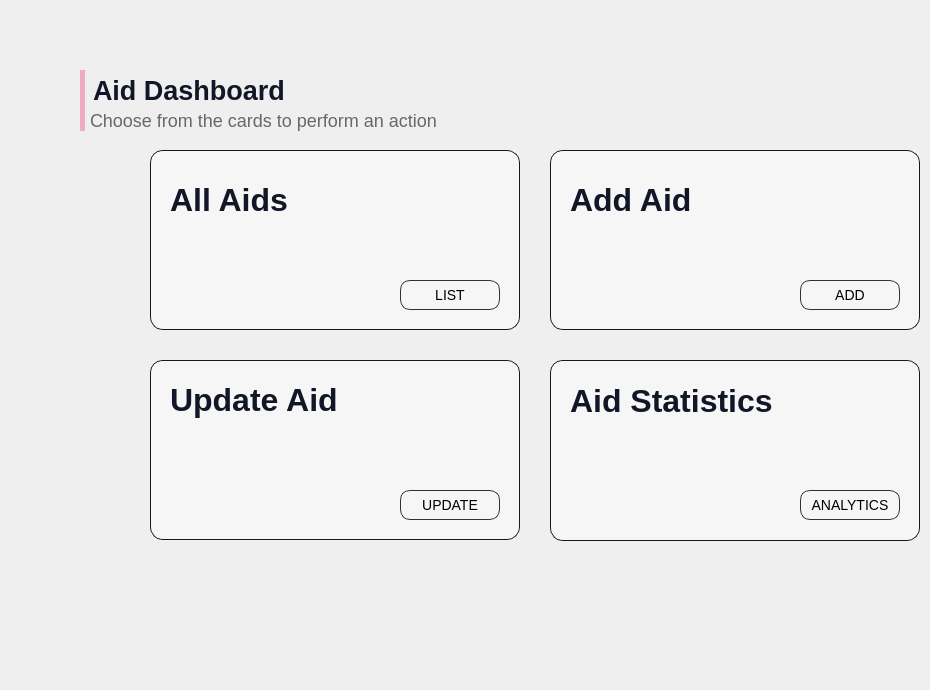
      <widget class="QWidget" name="page_10">
       <widget class="QLabel" name="label_61">
        <property name="geometry">
         <rect>
          <x>150</x>
          <y>360</y>
          <width>370</width>
          <height>180</height>
         </rect>
        </property>
        <property name="styleSheet">
         <string notr="true">border-radius: 13px;
background:rgb(246,246,246);
border: 1px solid rgb(18,23,40);</string>
        </property>
        <property name="text">
         <string/>
        </property>
       </widget>
       <widget class="QLabel" name="label_62">
        <property name="geometry">
         <rect>
          <x>570</x>
          <y>150</y>
          <width>200</width>
          <height>100</height>
         </rect>
        </property>
        <property name="styleSheet">
         <string notr="true">font-family: 'Poppins';
font-style: normal;
background:rgba(0,0,0,0);
font-weight: 700;
font-size: 32px;
color: rgb(18,23,40);

</string>
        </property>
        <property name="text">
         <string>Add Aid</string>
        </property>
       </widget>
       <widget class="QLabel" name="label_63">
        <property name="geometry">
         <rect>
          <x>170</x>
          <y>350</y>
          <width>200</width>
          <height>100</height>
         </rect>
        </property>
        <property name="styleSheet">
         <string notr="true">font-family: 'Poppins';
font-style: normal;
background:rgba(0,0,0,0);
font-weight: 700;
font-size: 32px;
color: rgb(18,23,40);

</string>
        </property>
        <property name="text">
         <string>Update Aid</string>
        </property>
       </widget>
       <widget class="QLabel" name="label_64">
        <property name="geometry">
         <rect>
          <x>550</x>
          <y>150</y>
          <width>370</width>
          <height>180</height>
         </rect>
        </property>
        <property name="styleSheet">
         <string notr="true">border-radius: 13px;
background:rgb(246,246,246);
border: 1px solid rgb(18,23,40);</string>
        </property>
        <property name="text">
         <string/>
        </property>
       </widget>
       <widget class="QLabel" name="label_65">
        <property name="geometry">
         <rect>
          <x>80</x>
          <y>70</y>
          <width>371</width>
          <height>41</height>
         </rect>
        </property>
        <property name="styleSheet">
         <string notr="true">font-family: 'Poppins';
font-style: normal;
background:rgba(0,0,0,0);
font-weight: 600;
font-size: 27px;
color: rgb(18,23,40);
border-left: 5px solid rgb(237,172,195);
padding-left: 1px;

</string>
        </property>
        <property name="text">
         <string>Aid Dashboard</string>
        </property>
       </widget>
       <widget class="QLabel" name="label_67">
        <property name="geometry">
         <rect>
          <x>80</x>
          <y>110</y>
          <width>411</width>
          <height>21</height>
         </rect>
        </property>
        <property name="styleSheet">
         <string notr="true">font-family: 'Poppins';
font-style: normal;
background:rgba(0,0,0,0);
font-weight: 275;
font-size: 18px;
color: rgb(104,104,104);
border-left: 5px solid rgb(237,172,195);
padding-left: 1px;

</string>
        </property>
        <property name="text">
         <string>Choose from the cards to perform an action</string>
        </property>
       </widget>
       <widget class="QLabel" name="label_68">
        <property name="geometry">
         <rect>
          <x>550</x>
          <y>360</y>
          <width>370</width>
          <height>181</height>
         </rect>
        </property>
        <property name="styleSheet">
         <string notr="true">border-radius: 13px;
background:rgb(246,246,246);
border: 1px solid rgb(18,23,40);</string>
        </property>
        <property name="text">
         <string/>
        </property>
       </widget>
       <widget class="QLabel" name="label_69">
        <property name="geometry">
         <rect>
          <x>570</x>
          <y>380</y>
          <width>241</width>
          <height>41</height>
         </rect>
        </property>
        <property name="styleSheet">
         <string notr="true">font-family: 'Poppins';
font-style: normal;
background:rgba(0,0,0,0);
font-weight: 700;
font-size: 32px;
color: rgb(18,23,40);

</string>
        </property>
        <property name="text">
         <string>Aid Statistics</string>
        </property>
       </widget>
       <widget class="QLabel" name="label_70">
        <property name="geometry">
         <rect>
          <x>150</x>
          <y>150</y>
          <width>370</width>
          <height>180</height>
         </rect>
        </property>
        <property name="styleSheet">
         <string notr="true">border-radius: 13px;
background:rgb(246,246,246);
border: 1px solid rgb(18,23,40);</string>
        </property>
        <property name="text">
         <string/>
        </property>
       </widget>
       <widget class="QLabel" name="label_71">
        <property name="geometry">
         <rect>
          <x>170</x>
          <y>150</y>
          <width>200</width>
          <height>100</height>
         </rect>
        </property>
        <property name="styleSheet">
         <string notr="true">font-family: 'Poppins';
font-style: normal;
background:rgba(0,0,0,0);
font-weight: 700;
font-size: 32px;
color: rgb(18,23,40);

</string>
        </property>
        <property name="text">
         <string>All Aids</string>
        </property>
       </widget>
       <widget class="QPushButton" name="pushButton_2">
        <property name="geometry">
         <rect>
          <x>400</x>
          <y>280</y>
          <width>100</width>
          <height>30</height>
         </rect>
        </property>
        <property name="cursor">
         <cursorShape>PointingHandCursor</cursorShape>
        </property>
        <property name="styleSheet">
         <string notr="true">QPushButton{
border-radius: 10px; 
font-family: 'Poppins';
font-style: normal;
font-weight: 400;
font-size: 14px;
background:rgba(0,0,0,0);
border:1px solid rgb(50,50,50);
}
QPushButton:hover{
background:rgb(28, 36, 61);
color:white;
}

</string>
        </property>
        <property name="text">
         <string>LIST</string>
        </property>
       </widget>
       <widget class="QPushButton" name="pushButton_3">
        <property name="geometry">
         <rect>
          <x>800</x>
          <y>280</y>
          <width>100</width>
          <height>30</height>
         </rect>
        </property>
        <property name="cursor">
         <cursorShape>PointingHandCursor</cursorShape>
        </property>
        <property name="styleSheet">
         <string notr="true">QPushButton{
border-radius: 10px; 
font-family: 'Poppins';
font-style: normal;
font-weight: 400;
font-size: 14px;
background:rgba(0,0,0,0);
border:1px solid rgb(50,50,50);
}
QPushButton:hover{
background:rgb(28, 36, 61);
color:white;
}

</string>
        </property>
        <property name="text">
         <string>ADD</string>
        </property>
       </widget>
       <widget class="QPushButton" name="pushButton_4">
        <property name="geometry">
         <rect>
          <x>400</x>
          <y>490</y>
          <width>100</width>
          <height>30</height>
         </rect>
        </property>
        <property name="cursor">
         <cursorShape>PointingHandCursor</cursorShape>
        </property>
        <property name="styleSheet">
         <string notr="true">QPushButton{
border-radius: 10px; 
font-family: 'Poppins';
font-style: normal;
font-weight: 400;
font-size: 14px;
background:rgba(0,0,0,0);
border:1px solid rgb(50,50,50);
}
QPushButton:hover{
background:rgb(28, 36, 61);
color:white;
}

</string>
        </property>
        <property name="text">
         <string>UPDATE</string>
        </property>
       </widget>
       <widget class="QPushButton" name="pushButton_5">
        <property name="geometry">
         <rect>
          <x>800</x>
          <y>490</y>
          <width>100</width>
          <height>30</height>
         </rect>
        </property>
        <property name="cursor">
         <cursorShape>PointingHandCursor</cursorShape>
        </property>
        <property name="styleSheet">
         <string notr="true">QPushButton{
border-radius: 10px; 
font-family: 'Poppins';
font-style: normal;
font-weight: 400;
font-size: 14px;
background:rgba(0,0,0,0);
border:1px solid rgb(50,50,50);
}
QPushButton:hover{
background:rgb(28, 36, 61);
color:white;
}

</string>
        </property>
        <property name="text">
         <string>ANALYTICS</string>
        </property>
       </widget>
       <widget class="QLabel" name="label_32">
        <property name="geometry">
         <rect>
          <x>720</x>
          <y>380</y>
          <width>201</width>
          <height>151</height>
         </rect>
        </property>
        <property name="styleSheet">
         <string notr="true">background:url(&quot;:/Icons/Icons/Images/data.png&quot;);</string>
        </property>
        <property name="text">
         <string/>
        </property>
       </widget>
       <widget class="QLabel" name="label_38">
        <property name="geometry">
         <rect>
          <x>190</x>
          <y>220</y>
          <width>151</width>
          <height>111</height>
         </rect>
        </property>
        <property name="styleSheet">
         <string notr="true">background:url(&quot;:/Icons/Icons/Images/img5.png&quot;);</string>
        </property>
        <property name="text">
         <string/>
        </property>
       </widget>
       <widget class="QLabel" name="label_190">
        <property name="geometry">
         <rect>
          <x>170</x>
          <y>447</y>
          <width>101</width>
          <height>91</height>
         </rect>
        </property>
        <property name="styleSheet">
         <string notr="true">background:url(&quot;:/Icons/Icons/Images/update.png&quot;);</string>
        </property>
        <property name="text">
         <string/>
        </property>
       </widget>
       <widget class="QLabel" name="label_216">
        <property name="geometry">
         <rect>
          <x>-20</x>
          <y>360</y>
          <width>321</width>
          <height>321</height>
         </rect>
        </property>
        <property name="styleSheet">
         <string notr="true">background:url(&quot;:/Icons/Icons/Images/branch.png&quot;);</string>
        </property>
        <property name="text">
         <string/>
        </property>
       </widget>
       <zorder>label_216</zorder>
       <zorder>label_61</zorder>
       <zorder>label_63</zorder>
       <zorder>label_64</zorder>
       <zorder>label_65</zorder>
       <zorder>label_67</zorder>
       <zorder>label_68</zorder>
       <zorder>label_69</zorder>
       <zorder>label_70</zorder>
       <zorder>label_71</zorder>
       <zorder>label_62</zorder>
       <zorder>pushButton_3</zorder>
       <zorder>pushButton_4</zorder>
       <zorder>label_32</zorder>
       <zorder>pushButton_5</zorder>
       <zorder>label_38</zorder>
       <zorder>pushButton_2</zorder>
       <zorder>label_190</zorder>
      </widget>
